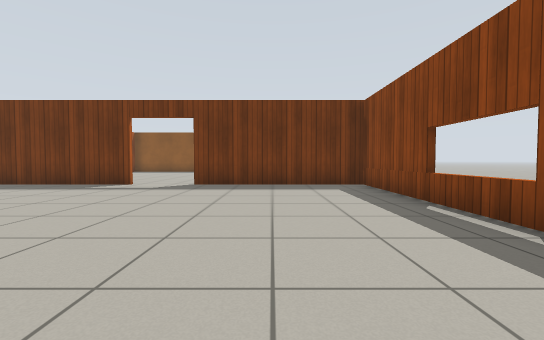
View 1 (above)

14 first-person views from a walk through a robot-simulator world made for Gazebo. The camera is 0.72 m above the floor, tilts 2° down and sees 90° across. The floor is counted in squares, 1 m on a side. Each view is taken from the middle of a square. On the plan, view 1 faces up. The plan holds only what a view shows up to about 9 squares ahead; the rest is blank. Gazebo's built-in surfaces are drawn with simple patterns.

View 2
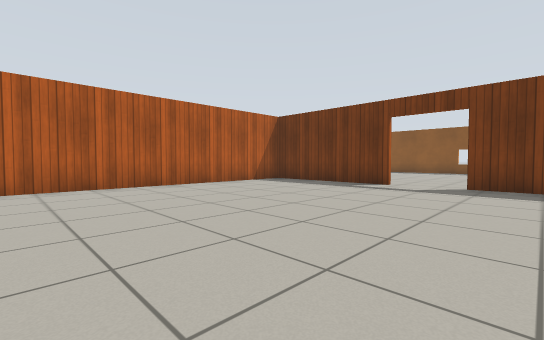

View 3
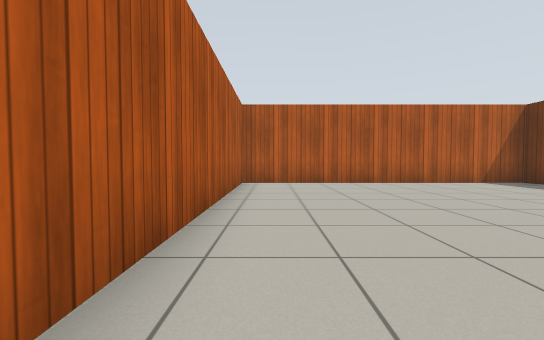

View 4
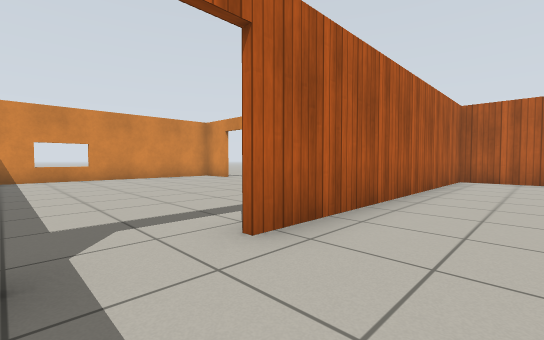

View 5
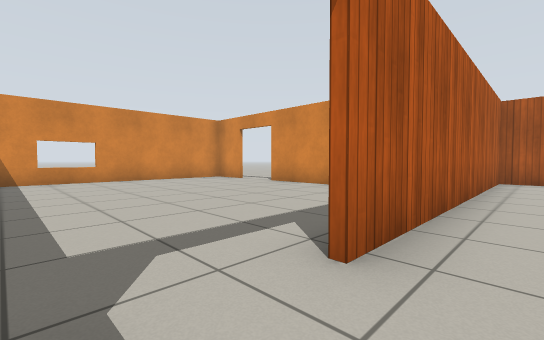

View 6
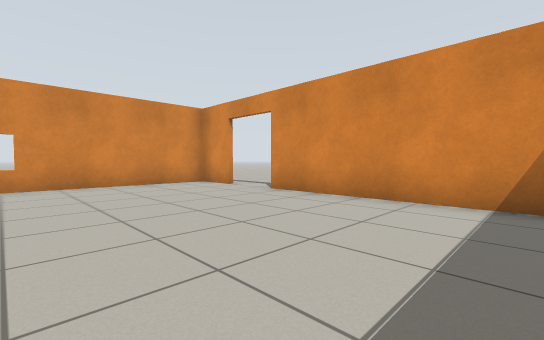

View 7
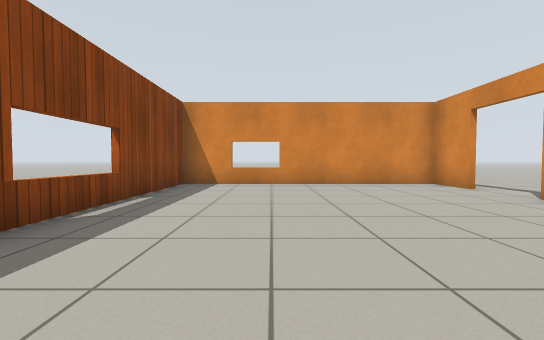

View 8
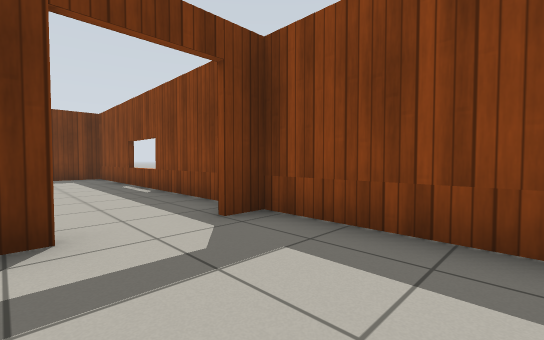

View 9
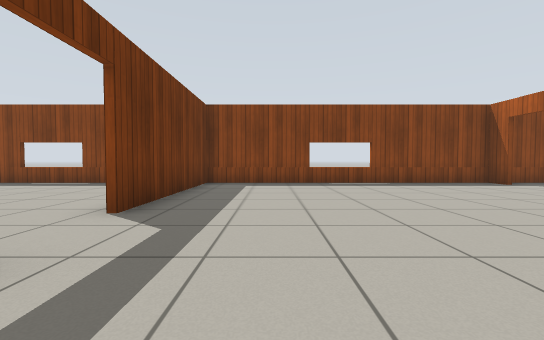

View 10
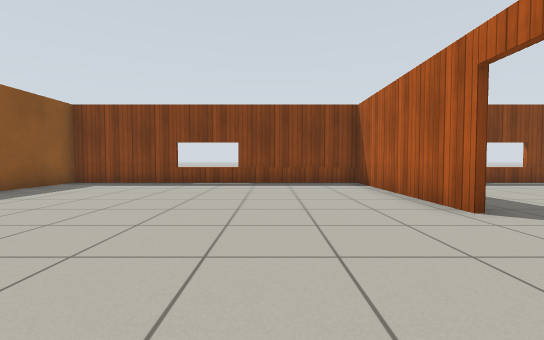

View 11
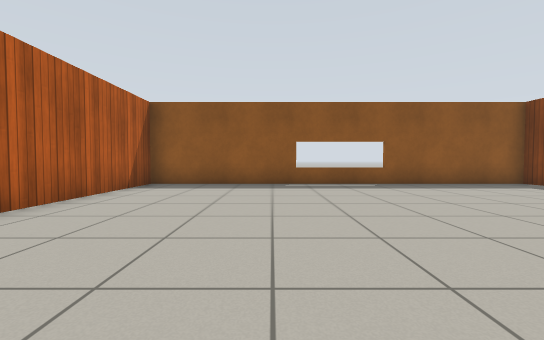

View 12
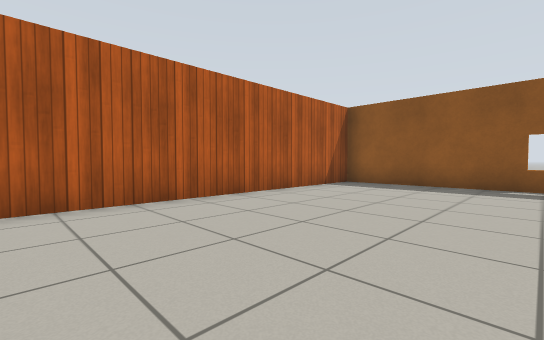

View 13
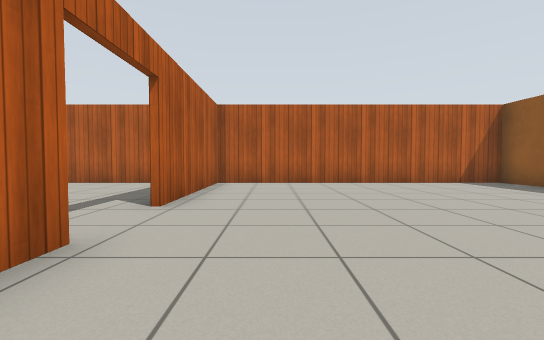

View 14
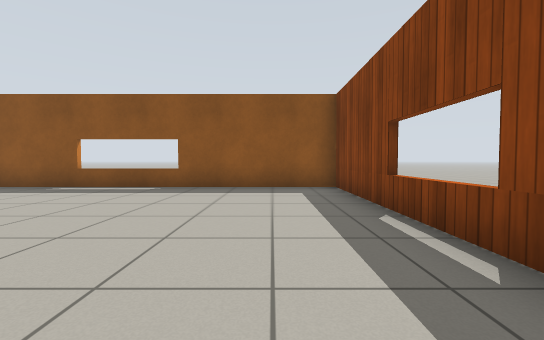

### Floor plan
Points are (right, up) in squares from view 1. A wall is a line through its corners. A room is listed if a view was taken in it or the views show most of it. See-through windows are left out.
Room 1 (views 1, 2, 3, 4, 5, 9)
walls: (-4.1, 8.1) (-8.7, 8.1) (-8.7, -1) (0.4, -1); (2, -1) (2.7, -1); (2.8, 8.1) (-2.4, 8.1); (2.7, -1.1) (2.7, 7.9)
ways out: open door at (1.5, -1) to room 2; open door at (-3.5, 8) to room 3
Room 2 (views 6, 7, 8)
walls: (0.4, -1.1) (-0.1, -1.1); (-5, -1.9) (-5, -7.1); (-5, -8.8) (-5, -10.3) (2.7, -10.3) (2.7, -1.1) (2, -1.1)
ways out: open door at (1.5, -1) to room 1; open door at (-5, -7.5)
Room 3 (views 10, 11, 12, 13, 14)
walls: (-2.4, 8.3) (2.8, 8.3); (2.7, 7.9) (2.7, 17.4) (-8.7, 17.4) (-8.7, 8.3) (-4.1, 8.3)
ways out: open door at (-3.5, 8) to room 1

Where each view was taken, in squares from view 1:
view 1: 0 up, 0 right, facing up
view 2: 0 up, 1 left, facing up-left
view 3: 0 up, 0 right, facing left
view 4: 1 up, 2 right, facing down-left
view 5: 0 up, 2 right, facing down-left
view 6: 2 down, 0 right, facing down-left
view 7: 2 down, 0 right, facing down
view 8: 4 down, 0 right, facing up-right
view 9: 6 up, 6 left, facing right
view 10: 11 up, 6 left, facing right
view 11: 9 up, 5 left, facing up
view 12: 9 up, 4 left, facing up-left
view 13: 10 up, 0 right, facing left
view 14: 10 up, 1 right, facing up
